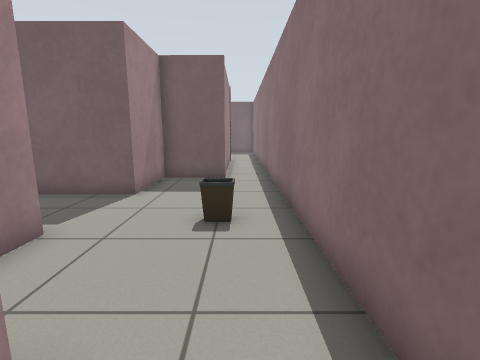
[1] (above)

21 first-person views from a walk through a world built for the Gazebo simulator. The camera is 0.94 m above the floor, tilts 10° down and sees 85° across. The floor is counted in squares, 0.5 m on a side. Each view is taken from the middle of a square. On the plan, view 1 faces up. The plan holds only what a view shows up to about 15 squares ahead; the rest is blank.

[2]
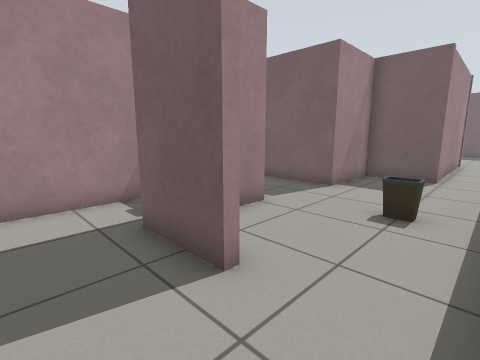

[3]
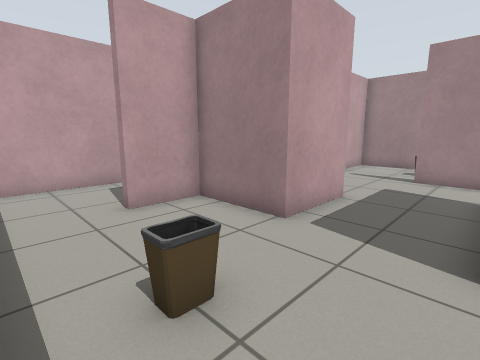

[4]
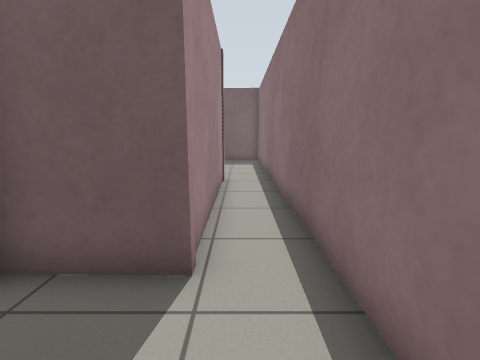

[5]
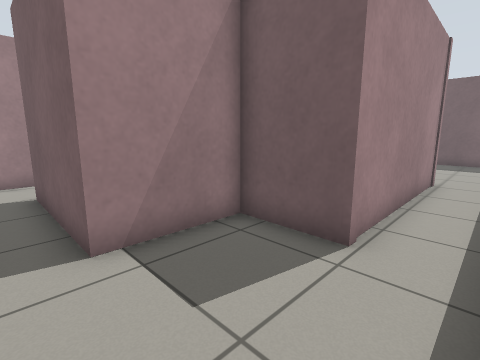

[6]
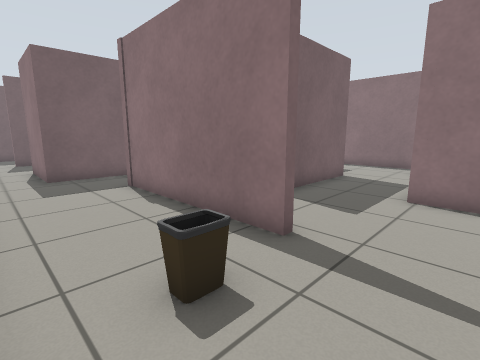

[7]
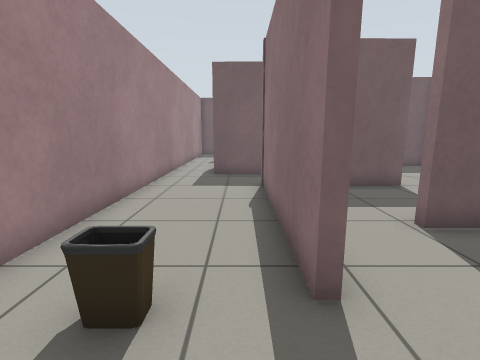

[8]
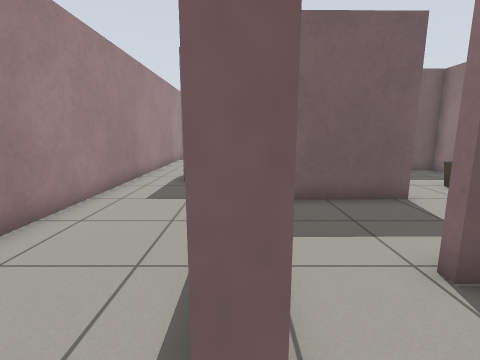

[9]
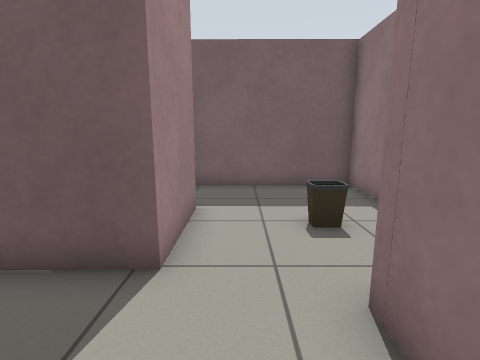

[10]
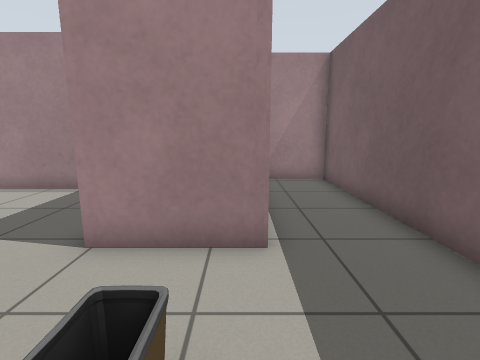

[11]
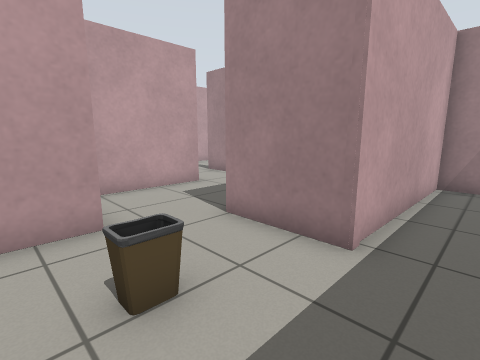

[12]
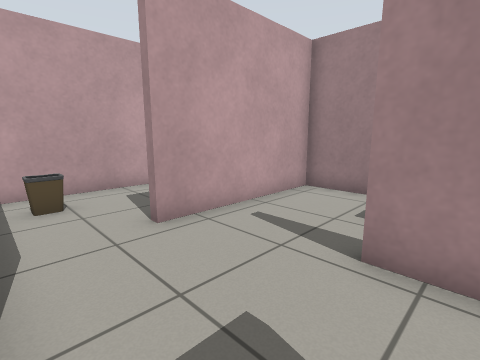

[13]
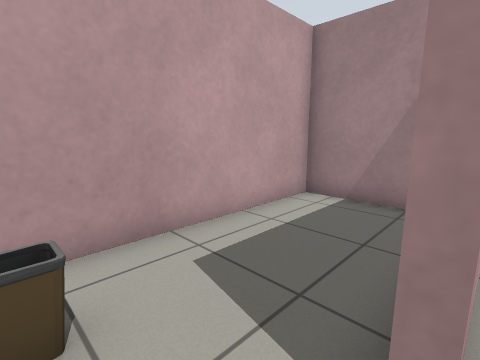

[14]
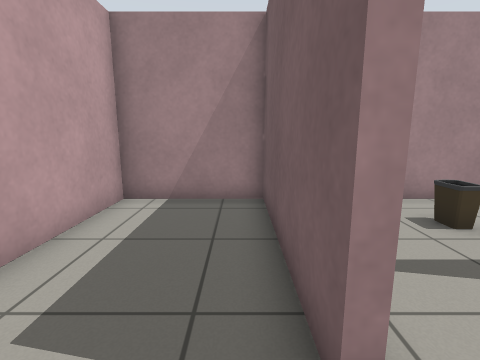

[15]
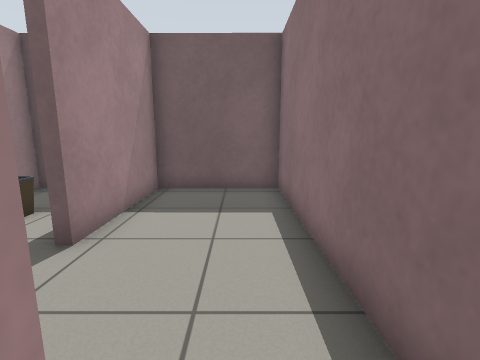

[16]
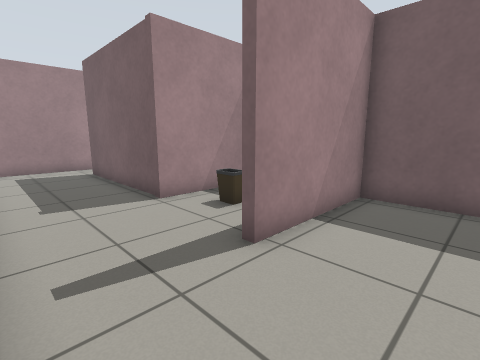

[17]
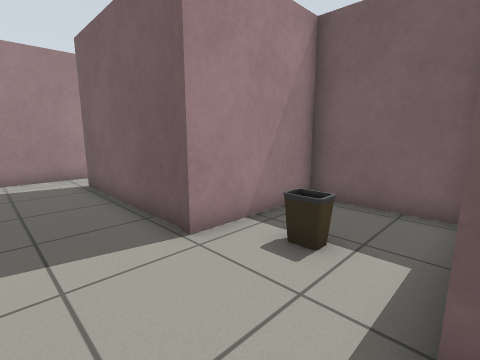

[18]
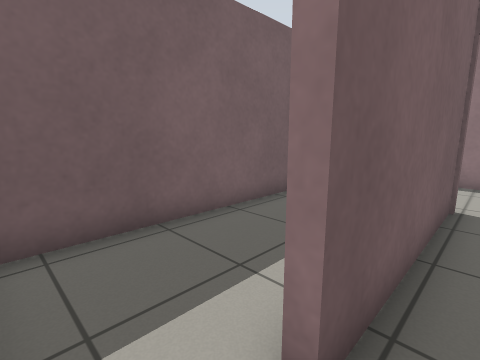

[19]
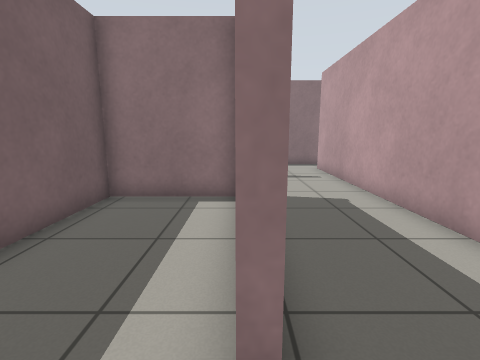

[20]
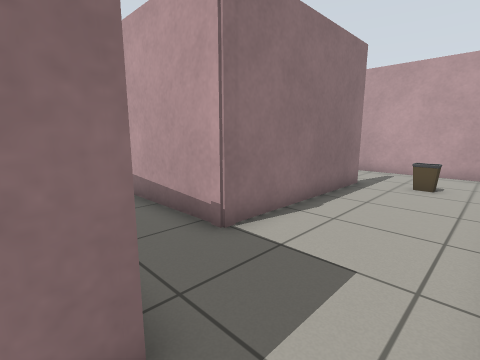

[21]
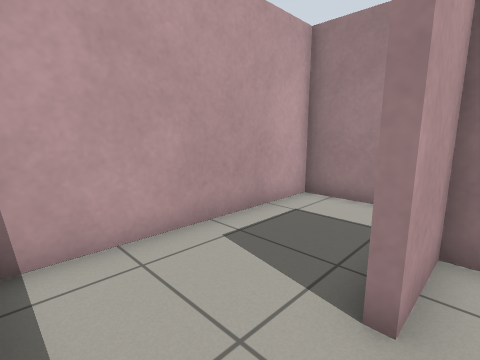

### Floor plan
Points are (right, up) in squares from view 1. A wall is a line through its corners. A room is listed if a view was taken in it or the views show most of it. See-through windows are left out.
Room 1 (views 1, 2)
walls: (-1.5, 1.5) (-1.5, 1.2) (-4.1, 1.2); (-6.4, 2.4) (-6.4, -2.4) (1, -2.4)
ways out: opening at (0, 1) to room 2
Room 2 (views 3, 4, 5, 12, 15, 21)
walls: (-6.7, 3.1) (-6.7, 4.7) (-3.7, 4.7) (-3.7, 1.5) (-1.5, 1.5); (1.3, 1.3) (1.3, 18.4); (-10.9, 7.6) (-10.9, 5.7); (-10.5, 2) (-9.5, 2); (-0.7, 18.7) (-0.7, 11.2) (-3.3, 11.3) (-3.3, 8) (-8.4, 8)
ways out: opening at (0, 1) to room 1; opening at (-11, 4) to room 3; opening at (-9.5, 8) to room 4; opening at (-8.5, 2) to room 5; opening at (0.5, 18) to room 6
objects: bin (-1, 6) to (0, 6)
Room 3 (views 6, 7, 8, 20)
walls: (-10.9, 5.7) (-11.1, 5.7) (-11.1, 12.6) (-7, 12.7); (-10.2, 15.2) (-13.2, 15.3) (-13.2, 18.9); (-15.5, 20.4) (-15.5, 2) (-10.5, 2)
ways out: opening at (-11, 4) to room 2; opening at (-14.5, 19.5) to room 7
objects: bin (-13, 5)
Room 4 (views 9, 10, 11)
walls: (-3.6, 10.2) (-3.6, 11.6) (-2.1, 11.6); (-1, 16.2) (-1, 18.5) (-12.9, 18.5) (-12.9, 15.6) (-6.1, 15.4) (-6.1, 12.4) (-9.5, 12.4); (-8.4, 8.3) (-4.5, 8.3); (-10.9, 9.5) (-10.9, 7.6)
ways out: opening at (-9.5, 8) to room 2
objects: bin (-3, 14)
Room 5 (views 13, 14)
walls: (-9.5, 1.7) (-15.5, 1.7) (-15.5, -2.4) (-7.2, -2.4)
ways out: opening at (-8.5, 2) to room 2
objects: bin (-8, -1)
Room 6 (view 16)
walls: (1.3, 18.4) (1.3, 26.9) (-2.8, 26.9) (-2.8, 22.2); (-2.4, 18.7) (-0.7, 18.7)
ways out: opening at (0.5, 18) to room 2; opening at (-3, 21) to room 7
Room 7 (views 17, 18)
walls: (-10.7, 18.8) (-2.4, 18.7); (-2.8, 22.2) (-3.1, 22.2) (-3.1, 23); (-3.4, 26.9) (-7, 26.9) (-7, 22.7) (-13.5, 22.7); (-15.5, 22.4) (-15.5, 20.4)
ways out: opening at (-14.5, 19.5) to room 3; opening at (-3, 21) to room 6; opening at (-14.5, 23) to room 8
objects: bin (-5, 24)
Room 8 (view 19)
walls: (-13.5, 22.7) (-13.5, 23.1); (-15.5, 23.4) (-15.5, 22.4); (-7.3, 23.1) (-7.3, 26.9) (-15, 27)
ways out: opening at (-14.5, 23) to room 7

Positions as (right, up) in squares from view 1, and headings:
1: (0, 0), facing up
2: (1, -1), facing up-left
3: (1, 8), facing down-left
4: (0, 8), facing up
5: (1, 7), facing up-left
6: (-15, 3), facing up-right
7: (-12, 3), facing up
8: (-11, 5), facing up
9: (-5, 9), facing up
10: (-2, 15), facing left
11: (-2, 17), facing down-left
12: (-7, 7), facing down-left
13: (-8, 2), facing down-left
14: (-8, 1), facing left
15: (0, 18), facing up
16: (0, 19), facing up-left
17: (-3, 20), facing up-left
18: (-15, 22), facing up-right
19: (-15, 23), facing right
20: (-15, 16), facing down-right
21: (1, 2), facing down-left
